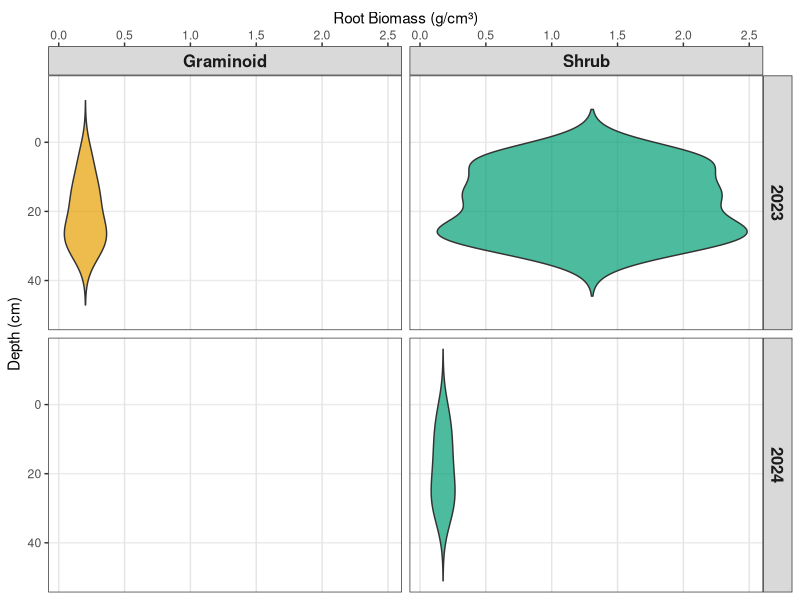
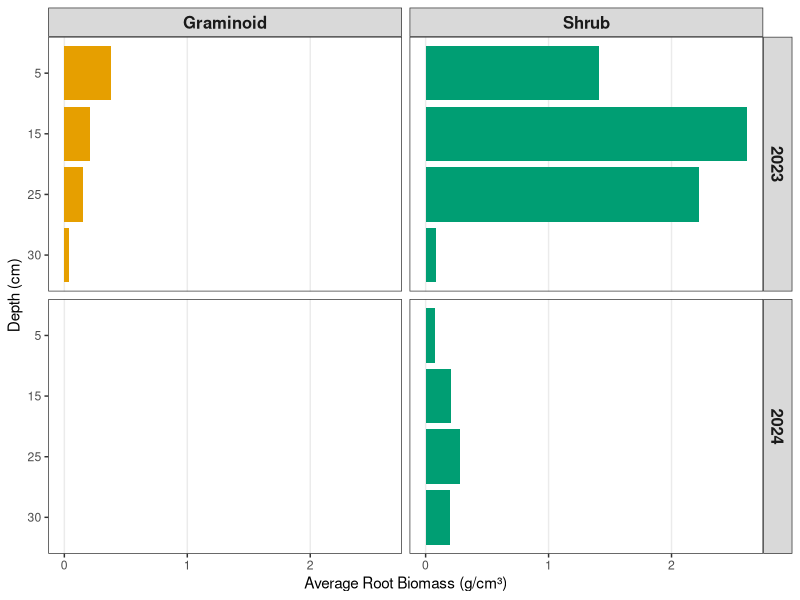

These figures' R source, in order: (Note: this script raises an error after producing the figures.)
#PLOTs FOR PRESENTATION 
# 23/04/26


# LIBRARIES----
library(tidyverse)
library(ggplot2)
library(readxl)

# LOAD DATA----
QHI_combined_data <- read_excel("datasets/QHI_roots_data/QHI_combined_data.xlsx")

# CLEAN DATA----
QHI_combined_data <- QHI_combined_data %>%
  mutate(rootmass_bulkdensity = as.numeric(rootmass_bulkdensity)) %>%
  filter(!is.na(rootmass_bulkdensity)) %>%
  # remove row 32
  filter(row_number() != 32)

# removed outlier row 32 which had rootmass_bulkdensity of 5.98 g/cm3, likely a data entry error 
# see notebook for further laboratory explanation 


# FILTER P3 ONLY----
QHI_combined_data_P3 <- QHI_combined_data %>%
  filter(core_ID == "P3")

# Convert to numeric if needed
QHI_combined_data_P3$max_depth_increment <- as.numeric(QHI_combined_data_P3$max_depth_increment)

# remove mix
QHI_combined_data_P3 <- QHI_combined_data_P3 %>%
  filter(community != "Mix")

# VIOLIN PLOT: DEPTH, BIOMASS, YEAR----
(ggplot(QHI_combined_data_P3, aes(x = rootmass_bulkdensity, y = max_depth_increment)) +
  geom_violin(aes(fill = community), 
              trim = FALSE, 
              scale = "width",
              alpha = 0.7) +
  facet_grid(year~ community) +
  scale_y_reverse() +
  scale_x_continuous(position = "top") +
  labs(
    x = "Root Biomass (g/cm³)",
    y = "Depth (cm)",
    fill = "Community"
  ) +
   scale_fill_manual(values = c("Graminoid" = "#E69F00",
                                "Shrub" = "#009E73"))+
  theme_bw() +
   theme(
     strip.text = element_text(face = "bold", size = 12),
     panel.grid.major.x = element_line(color = "gray90"),
     panel.grid.minor = element_blank(),
     legend.position = "none"
   )
)


# BARCHART DEPTH, BIOMASS, YEAR----

# First, make sure depth is a factor
QHI_combined_data_P3$max_depth_increment <- factor(QHI_combined_data_P3$max_depth_increment)

# Create bar chart
(ggplot(QHI_combined_data_P3, aes(x = rootmass_bulkdensity, y = max_depth_increment, fill = community)) +
  geom_col(position = position_dodge(width = 0.8)) +
  facet_grid(year~ community) +
  scale_y_discrete(limits = rev) +  # Reverse so shallowest depth is on top
  labs(
    x = "Average Root Biomass (g/cm³)",
    y = "Depth (cm)",
    fill = "Community"
  ) +
    scale_fill_manual(values = c("Graminoid" = "#E69F00",
                                 "Shrub" = "#009E73"))+
  theme_bw() +
  theme(
    strip.text = element_text(face = "bold", size = 12),
    panel.grid.major.y = element_blank(),
    panel.grid.minor = element_blank(),
    legend.position = "none"
  )
)

# VIOLIN PLOT: DEPTH, BIOMASS, YEAR----
QHI_mirrored <- QHI_combined_data_P3 %>%
  bind_rows(
    QHI_combined_data_P3 %>% 
      mutate(rootmass_bulkdensity = -rootmass_bulkdensity)  # Mirror to negative side
  )

# remove mix community - not focus for presentation 
QHI_mirrored <- QHI_mirrored %>%
  filter(community != "Mix")

# Plot with centered violins
(ggplot(QHI_mirrored, aes(x = rootmass_bulkdensity, y = max_depth_increment)) +
  geom_violin(aes(fill = community), 
              trim = FALSE, 
              scale = "width",
              alpha = 0.7) +
  facet_grid(year~ community) +
  scale_y_reverse ()+
  scale_x_continuous(position = "top") +
  geom_vline(xintercept = 0, linetype = "solid", color = "gray30", linewidth = 0.5) +
  labs(x = "Root Biomass (g/cm³)",
    y = "Depth (cm)",
    fill = "Community"
  ) +
  scale_fill_manual(values = c("Graminoid" = "#E69F00",
                                   "Shrub" = "#009E73"))+
  theme_bw() +
  theme(
    strip.text = element_text(face = "bold", size = 12),
    panel.grid.major.x = element_line(color = "gray90"),
    panel.grid.minor = element_blank(),
    legend.position = "none"
  )
)


# FIGURE P3s AND NO MIX COMMUNITY only-----
(community_biomass_year <- QHI_combined_data_P3 %>%
   filter(year %in% c(2023, 2024)) %>%
   filter(community != "Mix") %>%
   ggplot(aes(x = community, y = rootmass_bulkdensity, fill = as.factor(year))) +
   geom_boxplot(position = position_dodge(width = 0.8), alpha = 0.7) +
   labs(
     x = "Community",
     y = "Root Biomass Density (g cm⁻³)",
     fill = "Year") +
   scale_fill_manual(values = c("2023" = "brown3", "2024" = "steelblue")) +
   scale_y_continuous(labels = scales::label_number(accuracy = 0.1)) +
   theme_classic()
)
